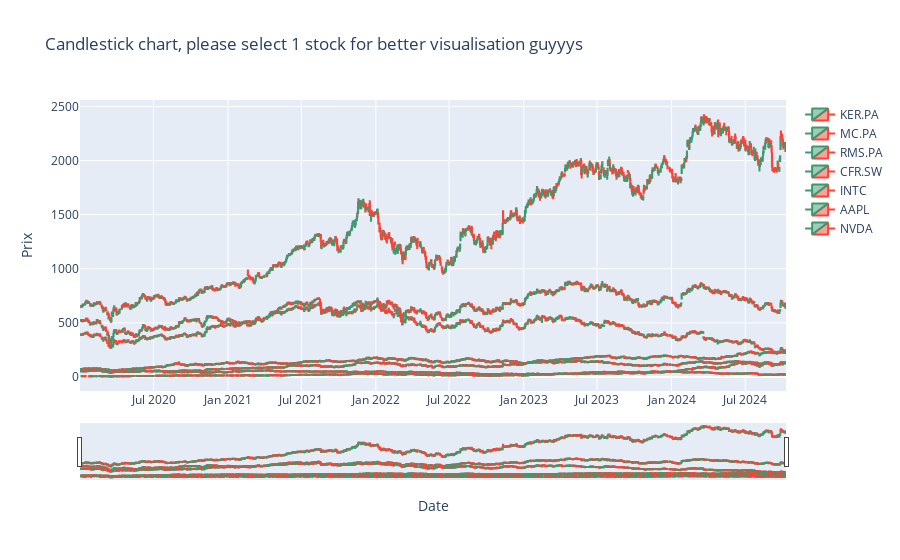

The notebook cell saved with this chart:
### Markdown cell above
L'heure des bougies !

### Code cell
fig = go.Figure()
for symbol in tickers_symbols:
    df = stocks_dico[symbol]  
    fig.add_trace(go.Candlestick(       # Utilisé pour ajouter 1 série à une figure
        x=df.index,
        open=df['Open'],
        high=df['High'],
        low=df['Low'],
        close=df['Close'],
        name=symbol 
    ))

fig.update_layout(
    title='Candlestick chart, please select 1 stock for better visualisation guyyys',
    xaxis_title='Date',
    yaxis_title='Prix',
    xaxis_rangeslider_visible=True  # Activer le sélecteur de plage
)

fig.show()

### Figure 1 — Plotly figure (JSON) as saved in the notebook; plotly's stock layout.template omitted (floating-point values rounded to 4 significant figures; data arrays with more than 128 entries replaced by an {"elided": "..."} marker saying what was removed)
{"data": [{"close": {"elided": "1226 float values"}, "high": {"elided": "1226 float values"}, "low": {"elided": "1226 float values"}, "name": "KER.PA", "open": {"elided": "1226 float values"}, "type": "candlestick", "x": {"elided": "1226 str values"}}, {"close": {"elided": "1226 float values"}, "high": {"elided": "1226 float values"}, "low": {"elided": "1226 float values"}, "name": "MC.PA", "open": {"elided": "1226 float values"}, "type": "candlestick", "x": {"elided": "1226 str values"}}, {"close": {"elided": "1226 float values"}, "high": {"elided": "1226 float values"}, "low": {"elided": "1226 float values"}, "name": "RMS.PA", "open": {"elided": "1226 float values"}, "type": "candlestick", "x": {"elided": "1226 str values"}}, {"close": {"elided": "1206 float values"}, "high": {"elided": "1206 float values"}, "low": {"elided": "1206 float values"}, "name": "CFR.SW", "open": {"elided": "1206 float values"}, "type": "candlestick", "x": {"elided": "1206 str values"}}, {"close": {"elided": "1201 float values"}, "high": {"elided": "1201 float values"}, "low": {"elided": "1201 float values"}, "name": "INTC", "open": {"elided": "1201 float values"}, "type": "candlestick", "x": {"elided": "1201 str values"}}, {"close": {"elided": "1201 float values"}, "high": {"elided": "1201 float values"}, "low": {"elided": "1201 float values"}, "name": "AAPL", "open": {"elided": "1201 float values"}, "type": "candlestick", "x": {"elided": "1201 str values"}}, {"close": {"elided": "1201 float values"}, "high": {"elided": "1201 float values"}, "low": {"elided": "1201 float values"}, "name": "NVDA", "open": {"elided": "1201 float values"}, "type": "candlestick", "x": {"elided": "1201 str values"}}], "layout": {"title": {"text": "Candlestick chart, please select 1 stock for better visualisation guyyys"}, "xaxis": {"rangeslider": {"visible": true}, "title": {"text": "Date"}}, "yaxis": {"title": {"text": "Prix"}}}}
